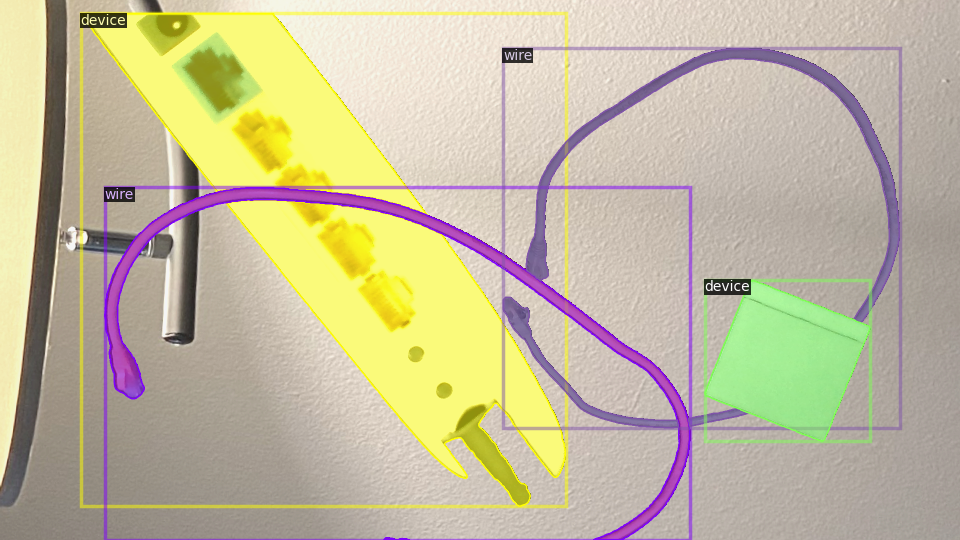
#> input picture .github/images/0.png, 960 x 540 px, given in place of y7h5wmq2ikk%2F3f7aee83-ca5a-be82-6af8-7c32f1d9a7c6-124_1.png, which was not available
$ python coconut_v1.py
#> lines starting #> are read from the running program, lines starting #| are printed output that depends on the picture; after the words box and inside, x2 and y2 are one past the last pixel; in counts of white or black regions, pixels touching at a corner belong together; pictures that were not available may be replaced by others from this repository, and a replacement may not be noted
# Import libraries
from http import client
from wsgiref import headers
import cv2
import json
import numpy as np
import os
from PIL import Image, ImageEnhance
from pycocotools import mask as pycocomask
import random
import shutil
from tqdm import tqdm
import urllib.request
from labelbox import Client
import os
import requests

def is_reviewed(json_data):
    '''
    This function reads in Labelbox data from a Labelbox export.json file.
    It sorts the data into 'train' and 'val' folders based on image name.
    Data which have not been reviewed are not sorted (rejected).
    '''
    json_dict = {"original": [],
                 "val_easy_original": [],
                 "val": [],
                 "val_hard": []}
    prefixes = ['a','b','c','d']
    hard = ['a2.png','a6.png','a9.png','a10.png','a11.png','a12.png','b1.png','b2.png','b3.png','b4.png','b5.png','c1.png','c2.png','c3.png','c4.png','c5.png','c6.png', 'a31.png', 'a30.png', 'a28.png', 'a27.png', 'a13.png', 'a11.png', 'a8.png', 'a5.png', 'a4.png', 'a3.png', 'a1.png']
    for d in json_data:
        reviewed = d["Reviews"]
        if reviewed:
            if d["External ID"][0] in prefixes:
                if d["External ID"] not in hard:
                    json_dict["val"].append(d)
                else:
                    json_dict["val_hard"].append(d)
            else:
                try: t = d['Label']['objects'][0]['title']
                except: continue
                try: l = len(d['Label']['objects'])
                except: continue
                if t == 'device' and l == 1:
                    rand = random.random()
                    if 0 <= rand < 0.8:
                        json_dict["original"].append(d)
                    else:
                        json_dict["val_easy_original"].append(d)

    return json_dict

def get_label(label, class_dict):
    '''
    This function returns category data given a label, reads the image, and performs intensity thresholding.
    '''
    label_url = label["instanceURI"]
    try:
        urllib.request.urlretrieve(label_url, "label")
    except:
        return
    try:
        category_id = class_dict[label["classifications"][0]["answer"][0]["title"]]
    except:
        category_id = class_dict[label["title"]]
    label_image = cv2.imread("label", cv2.IMREAD_UNCHANGED)
    gray = cv2.cvtColor(label_image, cv2.COLOR_BGR2GRAY) # Threshold in grayscale

    return label_image, gray, category_id

def object_semantics(coco,ann_id,img_id,file_name=None,label=None,class_dict=None,mask=None,category_id=None):
    '''
    This function generates segmentation annotations with the object semantics format.
    '''
    if label is not None:
        # If generating semantics from main loop for "originals" folder
        # print(label, class_dict)
        label_image, gray, category_id = get_label(label,class_dict)
        mask = cv2.findNonZero(gray)
        b, g, r, a = cv2.split(label_image)
        bitmask = np.asarray(a, order="F")
    else:
        # If generating semantics within combine_images()
        mask = np.asfortranarray(mask)
        bitmask = mask.astype(np.uint8)
        file_name = str(img_id) + '.png'

    segmentation = pycocomask.encode(bitmask)
    segmentation['counts'] = segmentation['counts'].decode('ascii')
    area = int(pycocomask.area(segmentation))
    bbox = cv2.boundingRect(mask)

    annotation = {"category_id": category_id,
                  "segmentation": segmentation,
                  "image_id": img_id,
                  "id": ann_id,
                  "iscrowd": 0,
                  "area": area,
                  "bbox": bbox,
                  "image_name": file_name}
    coco["annotations"].append(annotation)
    ann_id += 1

    return coco, ann_id

def object_segment_semantics(coco,ann_id,img_id,file_name=None,label=None,class_dict=None,final_img=None,category_id=None):
    '''
    This function generates segmentation annotations with the object segment semantics format.
    '''
    if label is not None:
        # If generating semantics from main loop for "originals" folder
        _, gray, category_id = get_label(label, class_dict)
        ###
        contours, _ = cv2.findContours(gray, cv2.RETR_TREE, cv2.CHAIN_APPROX_SIMPLE)
        new_frame = np.zeros(gray.shape, np.uint8)
    else:
        # If generating semantics within combine_images()
        gray = cv2.cvtColor(final_img, cv2.COLOR_BGR2GRAY)
        ###
        contours, _ = cv2.findContours(gray, cv2.RETR_TREE, cv2.CHAIN_APPROX_SIMPLE)
        new_frame = np.zeros(gray.shape, np.uint8)
        file_name = str(img_id) + '.png'

    # for each object segment
    for a, contour in enumerate(contours):
        c_area = cv2.contourArea(contour)
        if 1000 <= c_area:
            mask = np.zeros(gray.shape, np.uint8)
            mask = cv2.drawContours(mask, [contour], -1, 255, cv2.FILLED)
            new_mask = cv2.bitwise_and(gray, mask)
            pt_frame = cv2.bitwise_or(new_frame, new_mask)
            points = cv2.findNonZero(pt_frame)

            bitmask = np.asarray(mask, order="F").astype(np.uint8)
            segmentation = pycocomask.encode(bitmask)
            area = int(pycocomask.area(segmentation))
            segmentation['counts'] = segmentation['counts'].decode('ascii')
            bbox = cv2.boundingRect(points)
            # file_name = str(img_id) + '.png'

            annotation = {"category_id": category_id,
                          "segmentation": segmentation,
                          "image_id": img_id,
                          "id": ann_id,
                          "iscrowd": 0,
                          "area": area,
                          "bbox": bbox,
                          "image_name": file_name}
            coco["annotations"].append(annotation)

            ann_id+=1
    return coco, ann_id

# def random_operations(img, angle, flip_h, flip_v, fx_scale, fy_scale):
# [467 lines left out: functions random_operations, contour_filter, get_wire_info, count_contours, scale_image, color_augmentation and 2 more, not called in this run]

def main():

    # initialize random seed
    random.seed(1)

    date = '20221006'
    username = 'wall-e'
    datasets_dir = '/home/' + username + '/astrobee/datasets'
    main_dir = datasets_dir + f'/{date}'
    all_wire_dir = '/home/' + username + '/astrobee/datasets/single_wire'
    num_of_train_images = 4717
    num_of_val_easy_images = 1000

    export_json = os.path.join(main_dir, 'export.json')

    # first make new directories

    train = main_dir + '/train'
    val = main_dir + '/val'
    val_hard = main_dir + '/val_hard'
    val_easy = main_dir + '/val_easy'
    original = main_dir + '/original'
    val_easy_original = main_dir + '/val_easy_original'

    try: os.mkdir(main_dir)
    except: print(f'{main_dir} already exists!')
    try: os.mkdir(train)
    except: print(f'{train} directory already exists!')
    try: os.mkdir(val)
    except: print(f'{val} directory already exists!')
    try: os.mkdir(val_hard)
    except: print(f'{val_hard} directory already exists!')
    try: os.mkdir(val_easy)
    except: print(f'{val_easy} directory already exists!')
    try: os.mkdir(original)
    except: print(f'{original} directory already exists!')
    try: os.mkdir(val_easy_original)
    except: print(f'{val_easy_original} directory already exists!')
    try: shutil.copytree(datasets_dir+'/backgrounds',main_dir+'/backgrounds')
    except: print('Backgrounds folder was already copied!')
    print("Created Directories")

    try: shutil.copy('/home/' + username + '/astrobee/datasets/export.json', export_json)
#> (reads export.json from the repository)
    except: print(f'export.json already exists in {main_dir}')

    dirs = {original: f'/home/{username}/astrobee/datasets/{date}/original',
            val_easy_original: f'/home/{username}/astrobee/datasets/{date}/val_easy_original',
            val: f'/home/{username}/astrobee/datasets/{date}/val',
            val_hard: f'/home/{username}/astrobee/datasets/{date}/val_hard'}

    export_json_data = json.load(open(export_json))
    export_json_dict = is_reviewed(export_json_data)
    keys = ['original', 'val_easy_original', 'val', 'val_hard']

    class_dict = {"device": 1,
                    "ethernet": 2,
                    "phone": 3,
                    "power": 4,
                    "hdmi": 5,
                    "coaxial": 6}

    categories = [{"supercategory": "device", "id": class_dict["device"], "name": "device"},
                            {"supercategory": "cable", "id": class_dict["ethernet"], "name": "ethernet"},
                            {"supercategory": "cable", "id": class_dict["phone"], "name": "phone"},
                            {"supercategory": "cable", "id": class_dict["power"], "name": "power"},
                            {"supercategory": "cable", "id": class_dict["hdmi"], "name": "hdmi"},
                            {"supercategory": "cable", "id": class_dict["coaxial"], "name": "coaxial"}]

    # Do for both train and val sets
    for i, dir in enumerate(dirs):

        coco_obj_sem = {"images": [],
                "annotations": [],
                "categories": categories }
        coco_obj_seg_sem = {"images": [],
                "annotations": [],
                "categories": categories }

        ann_id_sem = 0
        ann_id_seg_sem = 0
        img_id = 0

        new_json_dict = []

        # try to read device only images
        if dir == original:
            new_json_dict = export_json_dict['original']
        elif dir == val:
            new_json_dict = export_json_dict['val']
        elif dir == val_hard:
            new_json_dict = export_json_dict['val_hard']
        else:
            new_json_dict = export_json_dict['val_easy_original']

        print(f'Generating \'{keys[i]}\' data')

        for idx, data in enumerate(tqdm(iterable = new_json_dict, total = len(new_json_dict))):

            # Image data
            id = idx
            file_name = data["External ID"]
            file_path = os.path.join(dirs[dir], file_name)
            img_url = data["Labeled Data"]
            try:
                urllib.request.urlretrieve(img_url, "image")
            except:
                continue
            img = Image.open("image")
#> img is the input picture: PIL image 960x540 RGB; mean R, G, B 195.2, 186.8, 156.9

            # save original image
            img.save(os.path.join(dir,file_name))
            width = img.size[0]
            height = img.size[1]

            image = {"id": id,
                    "width": width,
                    "height": height,
                    "file_name": file_name}
            coco_obj_sem["images"].append(image)
            coco_obj_seg_sem["images"].append(image)

            # Segmentation Annotation Data
            objects = data["Label"].get("objects")
            if objects:
                labels = data["Label"]["objects"]
                for label in labels:
                    coco_obj_sem,ann_id_sem = object_semantics(coco=coco_obj_sem,ann_id=ann_id_sem,img_id=img_id,file_name=file_name,label=label,class_dict=class_dict,mask=None,category_id=None)
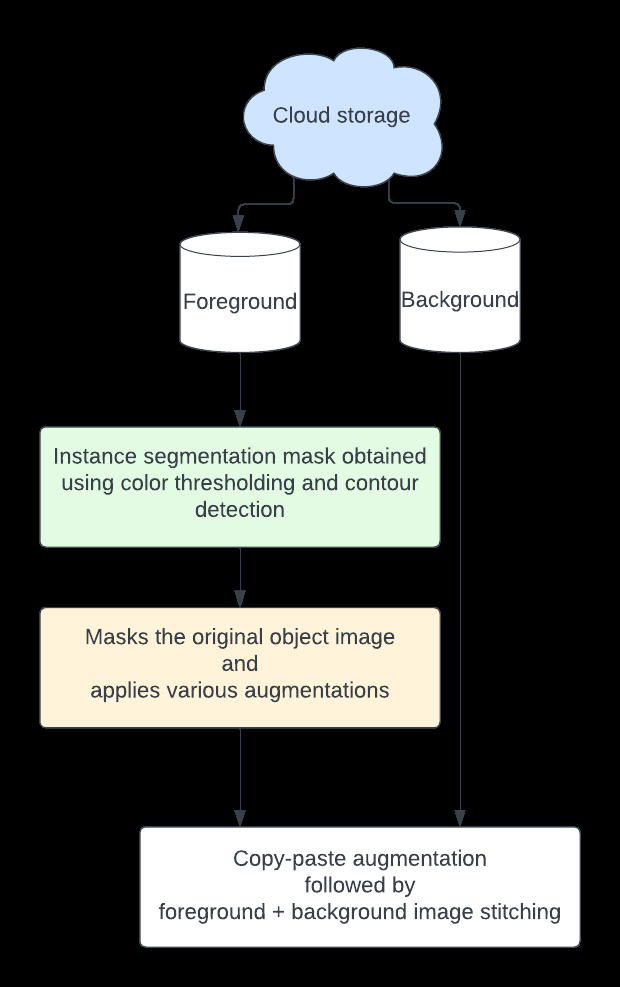
#> input picture .github/images/lucid_chart_cocopen_1.png, 620 x 987 px, given in place of label, which was not available
#> in get_label, label_image is the input picture: shape (987, 620, 4); mean B, G, R, A 73.8, 76.1, 74.4, 84.1
#> in get_label, `gray = cv2.cvtColor(label_image, cv2.COLOR_BGR2GRAY)`:
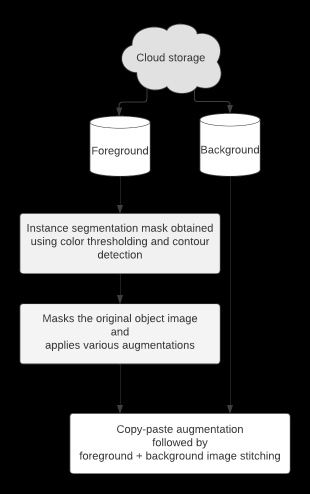
#> gray: shape (987, 620) (shown at 1/2 size); min 0, max 255, mean 75.4
#> in object_semantics, `label_image, gray, category_id = get_label(label,class_dict)`: category_id = 1
#> in object_semantics, `mask = cv2.findNonZero(gray)`: mask = contour of 204326 points, box (x1, y1, x2, y2) (39, 47, 581, 948), area 128353
#> in object_semantics, `b, g, r, a = cv2.split(label_image)`:
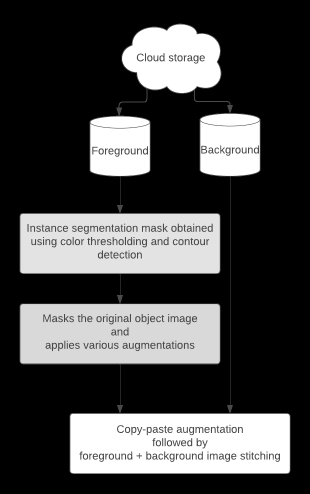
#> b: shape (987, 620) (shown at 1/2 size); min 0, max 255, mean 73.8
#> in object_semantics, `b, g, r, a = cv2.split(label_image)`:
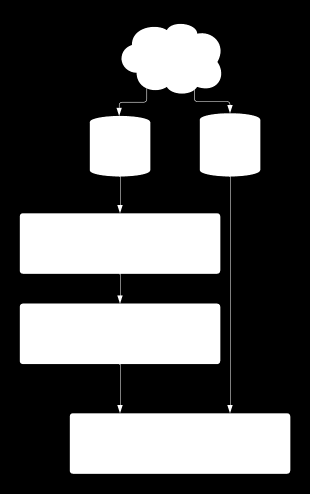
#> a: shape (987, 620) (shown at 1/2 size); min 0, max 255, mean 84.1
#> in object_semantics, `segmentation = pycocomask.encode(bitmask)`: segmentation = 2 items
#> in object_semantics, `area = int(pycocomask.area(segmentation))`: area = 280599
#> in object_semantics, `bbox = cv2.boundingRect(mask)`: bbox = (39, 47, 542, 901)
                    coco_obj_seg_sem,ann_id_seg_sem = object_segment_semantics(coco=coco_obj_seg_sem,ann_id=ann_id_seg_sem,img_id=img_id,file_name=file_name,label=label,class_dict=class_dict,final_img=None,category_id=None)
#> in object_segment_semantics, `_, gray, category_id = get_label(label, class_dict)`: category_id = 1
#> in object_segment_semantics, `contours, _ = cv2.findContours(gray, cv2.RETR_TREE, cv2.CHAIN_APPROX_S..`: contours = 2 contours; box (x1, y1, x2, y2) and area: (39, 47, 581, 948) 277188, (238, 174, 461, 827) 76088
#> the loop in object_segment_semantics, `for a, contour in enumerate(contours):` made 2 passes
#> (a, c_area, area, bbox, ann_id) on passes 1 to 2: (0, 277188.5, 279055, (39, 47, 542, 901), 1), (1, 76088, 77449, (238, 174, 223, 653), 2)
#> pass 1, in object_segment_semantics, `mask = cv2.drawContours(mask, [contour], -1, 255, cv2.FILLED)`:
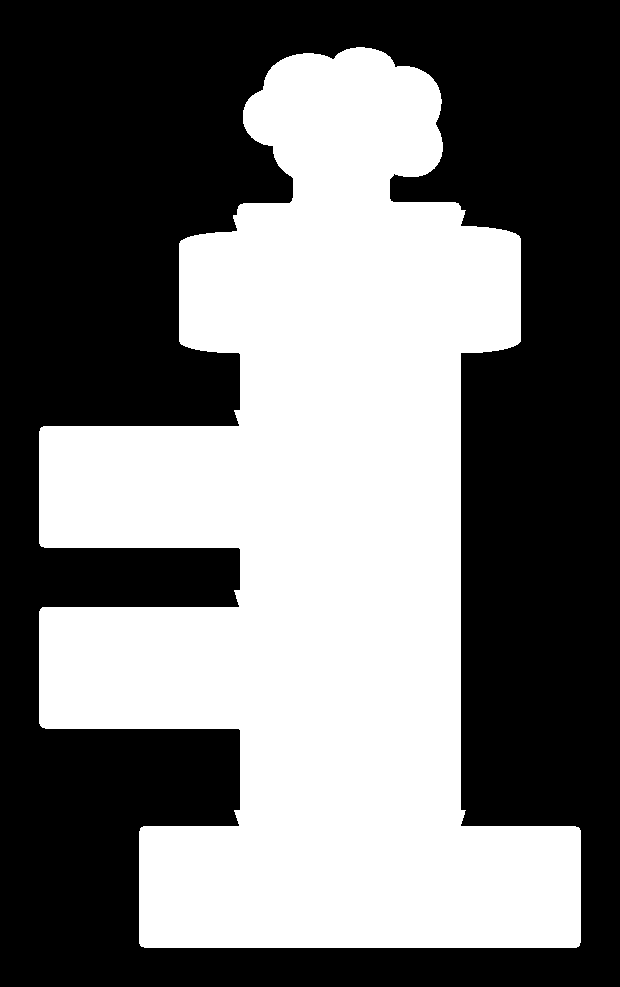
#> mask: shape (987, 620); 45.6% white; 1 white region, box (x1, y1, x2, y2) and area: (39, 47, 581, 948) 279055
#> pass 2, in object_segment_semantics, `mask = cv2.drawContours(mask, [contour], -1, 255, cv2.FILLED)`:
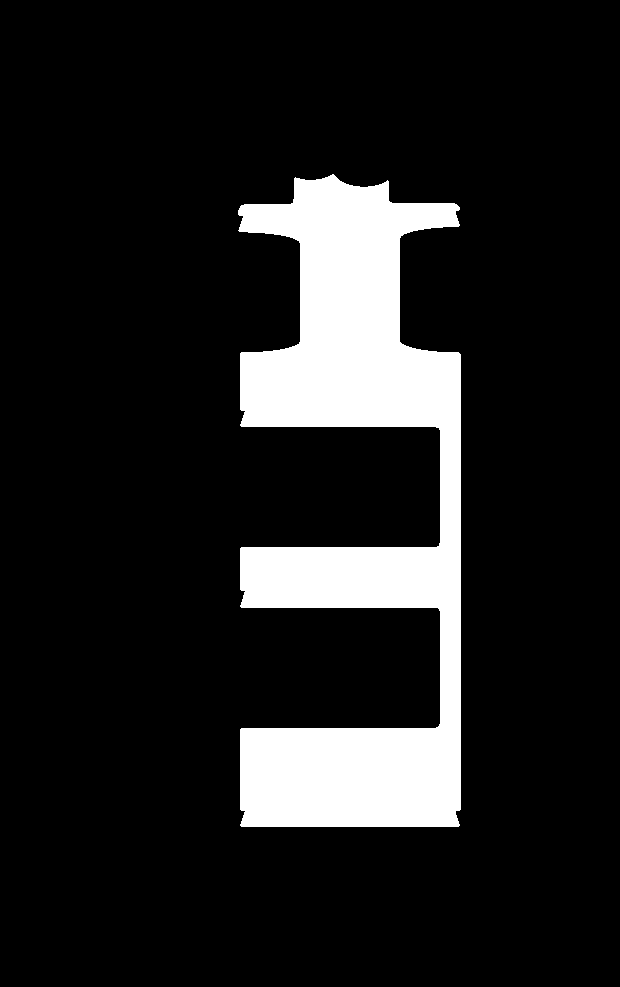
#> mask: shape (987, 620); 12.7% white; 1 white region, box (x1, y1, x2, y2) and area: (238, 174, 461, 827) 77449
#> pass 2, in object_segment_semantics, `new_mask = cv2.bitwise_and(gray, mask)`:
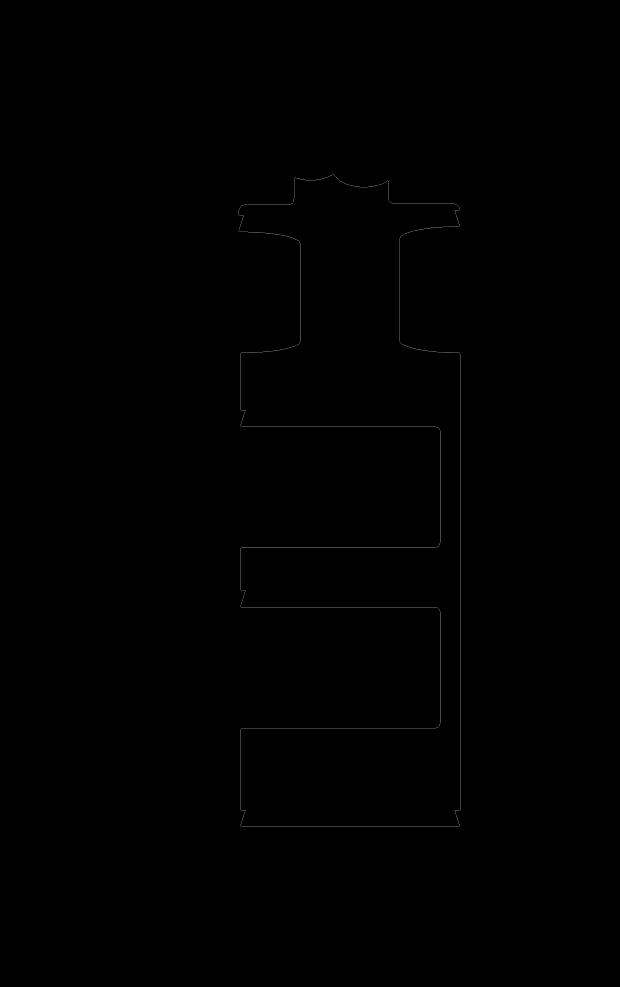
#> new_mask: shape (987, 620); min 0, max 75, mean 0.3
#> after the loop in object_segment_semantics, `for a, contour in enumerate(contours):`: ann_id = 2
#> coco_obj_seg_sem = 3 items; ann_id_seg_sem = 2
            img_id += 1

        with open(os.path.join(main_dir+'/'+keys[i],f'{keys[i]}_obj_sem.json'), 'w') as outfile:
            json.dump(coco_obj_sem, outfile, sort_keys=True, indent=4)

        with open(os.path.join(main_dir+'/'+keys[i],f'{keys[i]}_obj_seg_sem.json'), 'w') as outfile:
            json.dump(coco_obj_seg_sem, outfile, sort_keys=True, indent=4)

    print('finished generating annotation data')

    # separate backgrounds and wires (this is a one-time action)
    all_wire_lst = os.listdir(all_wire_dir)
    train_wire_lst = []
    val_easy_wire_lst = []
    for i in range (0, len(all_wire_lst)):
        rand = random.random()
        if 0 <= rand < 0.8:
            train_wire_lst.append(all_wire_lst[i])
        else:
            val_easy_wire_lst.append(all_wire_lst[i])
    # print(len(val_easy_wire_lst))

    all_backgrounds_dir = main_dir + '/backgrounds'
    all_backgrounds_lst = os.listdir(all_backgrounds_dir)
    train_backgrounds_lst = []
    val_easy_backgrounds_lst = []
    for i in range (0, len(all_backgrounds_lst)):
        rand = random.random()
        if 0 <= rand < 0.8:
            train_backgrounds_lst.append(all_backgrounds_lst[i])
        else:
            val_easy_backgrounds_lst.append(all_backgrounds_lst[i])

    # generate train
    print("Generating 'train' data")
    coco_new_obj_sem, coco_new_obj_seg_sem = combine(main_dir = main_dir, wire_dir=all_wire_dir, orig_device_dir = original, orig_wire_img_lst = train_wire_lst, background_img_lst = train_backgrounds_lst, target_dir = train, num_of_images = num_of_train_images, categories = categories, class_dict=class_dict)
    f1 = open(train + '/train_obj_sem.json', 'w')
    json.dump(coco_new_obj_sem, f1, sort_keys=True, indent=4)
    f1.close()
    f2 = open(train + '/train_obj_seg_sem.json', 'w' )
    json.dump(coco_new_obj_seg_sem, f2, sort_keys=True, indent=4)
    f2.close()

    # generate val_easy
    print("Generating 'val_easy' data")
    coco_new_obj_sem, coco_new_obj_seg_sem = combine(main_dir = main_dir, wire_dir=all_wire_dir, orig_device_dir = val_easy_original, orig_wire_img_lst = val_easy_wire_lst, background_img_lst = val_easy_backgrounds_lst, target_dir = val_easy, num_of_images = num_of_val_easy_images, categories = categories, class_dict=class_dict)
    f1 = open(val_easy + '/val_easy_obj_sem.json', 'w')
    json.dump(coco_new_obj_sem, f1, sort_keys=True, indent=4)
    f1.close()
    f2 = open(val_easy + '/val_easy_obj_seg_sem.json', 'w' )
    json.dump(coco_new_obj_seg_sem, f2, sort_keys=True, indent=4)
    f2.close()

    shutil.rmtree(main_dir + '/original')
    shutil.rmtree(main_dir + '/val_easy_original')
    shutil.rmtree(main_dir + '/backgrounds')

    zip(main_dir=main_dir,base_name=datasets_dir,date=date)

if __name__ == '__main__':
#> (the run stopped early here; a loop or call above may not have finished)
